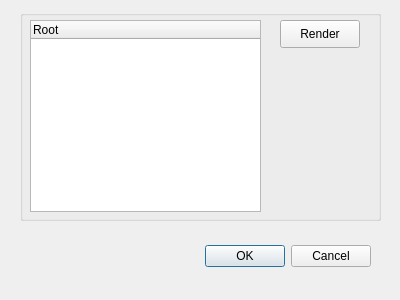
<ui version="4.0" >
 <class>Dialog</class>
 <widget class="QDialog" name="Dialog" >
  <property name="geometry" >
   <rect>
    <x>0</x>
    <y>0</y>
    <width>400</width>
    <height>300</height>
   </rect>
  </property>
  <property name="windowTitle" >
   <string>Dialog</string>
  </property>
  <widget class="QDialogButtonBox" name="buttonBox" >
   <property name="geometry" >
    <rect>
     <x>30</x>
     <y>240</y>
     <width>341</width>
     <height>32</height>
    </rect>
   </property>
   <property name="orientation" >
    <enum>Qt::Horizontal</enum>
   </property>
   <property name="standardButtons" >
    <set>QDialogButtonBox::Cancel|QDialogButtonBox::NoButton|QDialogButtonBox::Ok</set>
   </property>
  </widget>
  <widget class="QGroupBox" name="GroupBox" >
   <property name="geometry" >
    <rect>
     <x>20</x>
     <y>10</y>
     <width>361</width>
     <height>211</height>
    </rect>
   </property>
   <property name="title" >
    <string/>
   </property>
   <widget class="QPushButton" name="renderButton" >
    <property name="geometry" >
     <rect>
      <x>260</x>
      <y>10</y>
      <width>80</width>
      <height>28</height>
     </rect>
    </property>
    <property name="text" >
     <string>Render</string>
    </property>
   </widget>
   <widget class="QTreeWidget" name="treeWidget" >
    <property name="geometry" >
     <rect>
      <x>10</x>
      <y>10</y>
      <width>231</width>
      <height>192</height>
     </rect>
    </property>
    <column>
     <property name="text" >
      <string>Root</string>
     </property>
    </column>
   </widget>
  </widget>
 </widget>
 <resources/>
 <connections>
  <connection>
   <sender>buttonBox</sender>
   <signal>accepted()</signal>
   <receiver>Dialog</receiver>
   <slot>accept()</slot>
   <hints>
    <hint type="sourcelabel" >
     <x>248</x>
     <y>254</y>
    </hint>
    <hint type="destinationlabel" >
     <x>157</x>
     <y>274</y>
    </hint>
   </hints>
  </connection>
  <connection>
   <sender>buttonBox</sender>
   <signal>rejected()</signal>
   <receiver>Dialog</receiver>
   <slot>reject()</slot>
   <hints>
    <hint type="sourcelabel" >
     <x>316</x>
     <y>260</y>
    </hint>
    <hint type="destinationlabel" >
     <x>286</x>
     <y>274</y>
    </hint>
   </hints>
  </connection>
 </connections>
</ui>
